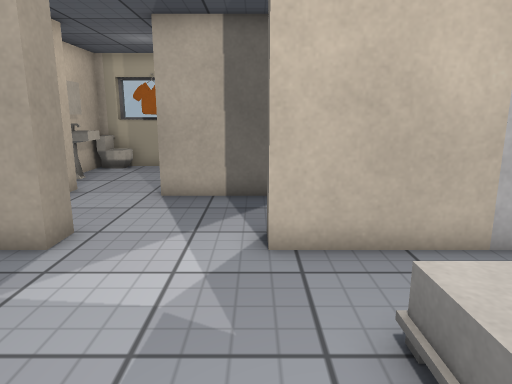
View 1 (above)

22 first-person views from a walk through a scene from a Unity 3-D project. The camera is 1.2 m above the floor, tilts 12° down and sees 70° across. The floor is counted in squares, 0.5 m on a side. Each view is taken from the middle of a square. On the plan, view 1 faces up. The plan holds only what a view shows up to about 20 squares ahead; the rest is blank. The place goes on beyond the plan. The player character is not drawn. Door leaves are left out, so doorways stand open. Some surface patterns are stand-ins.

View 2
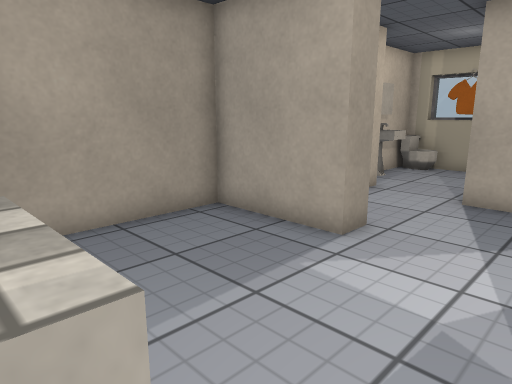

View 3
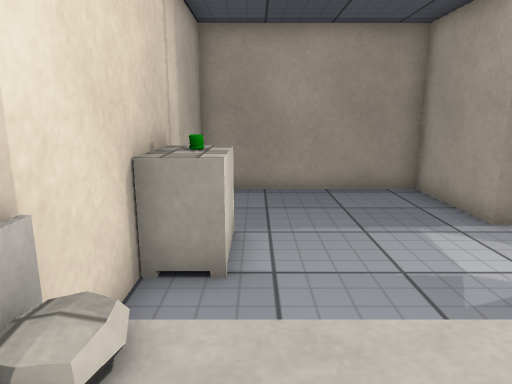

View 4
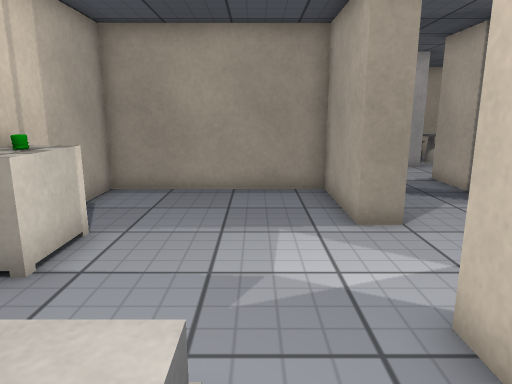

View 5
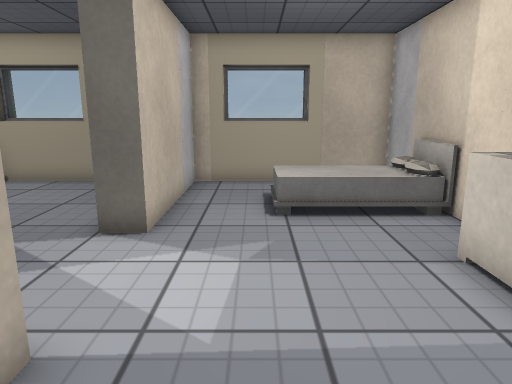

View 6
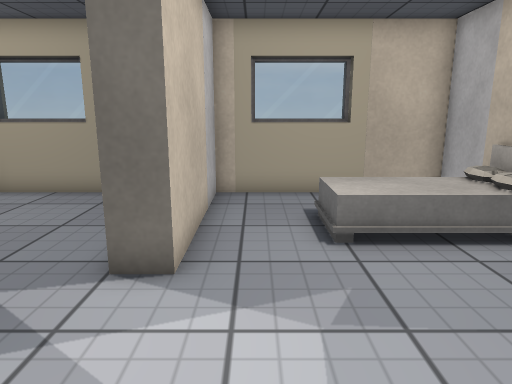

View 7
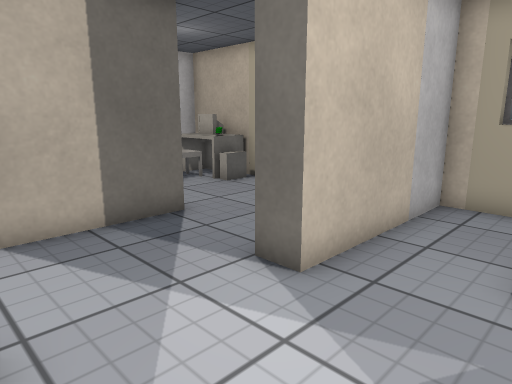

View 8
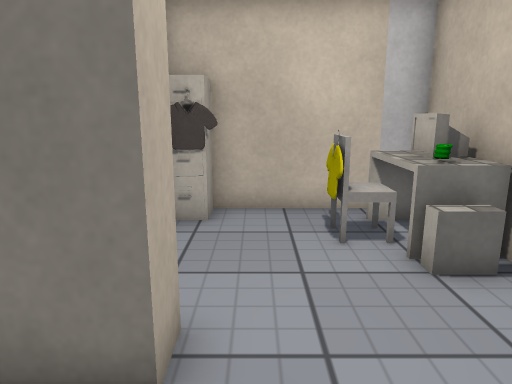

View 9
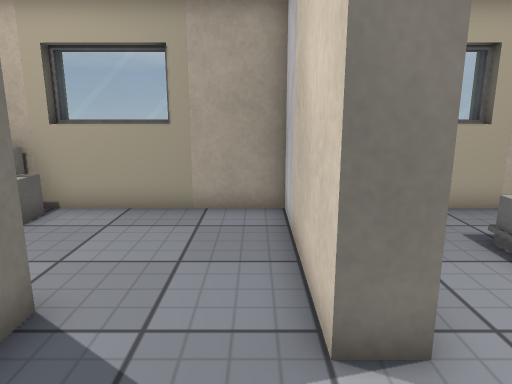

View 10
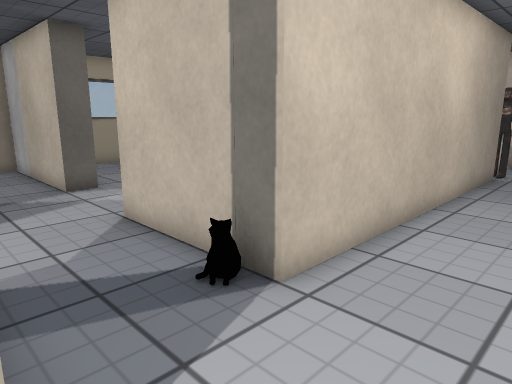

View 11
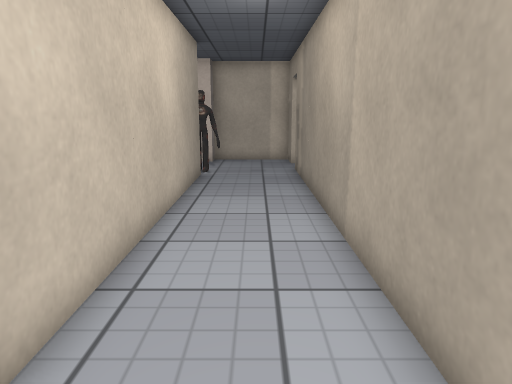

View 12
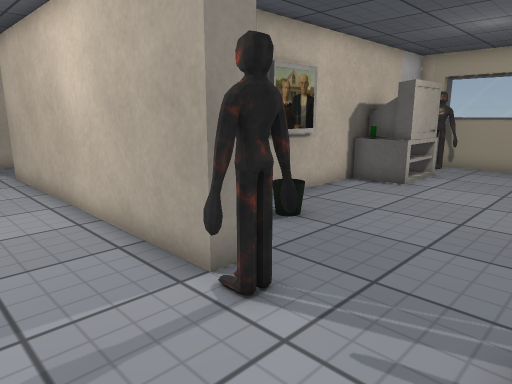

View 13
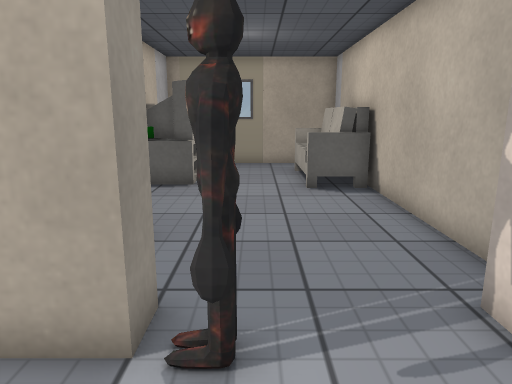

View 14
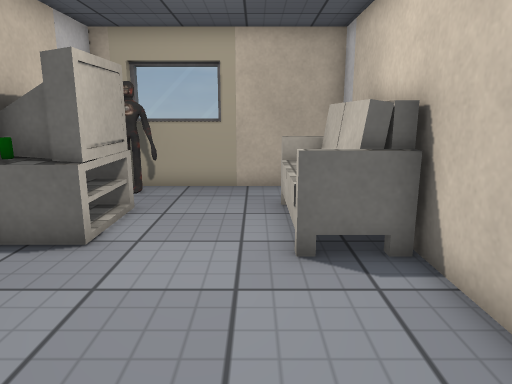

View 15
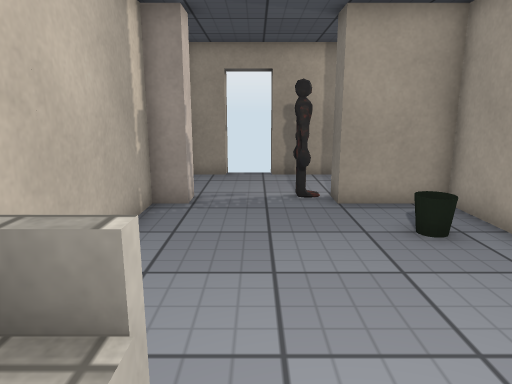

View 16
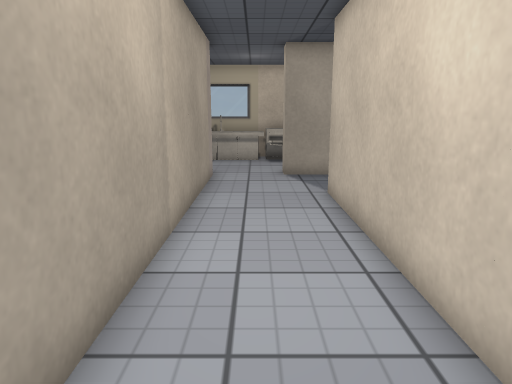

View 17
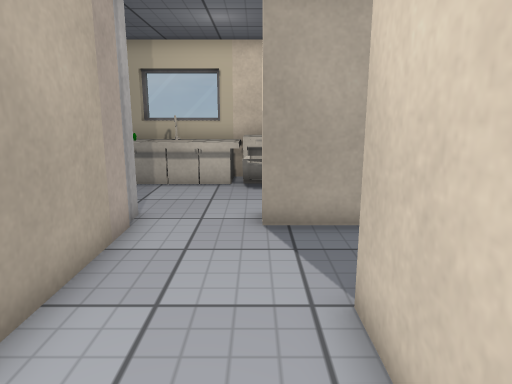

View 18
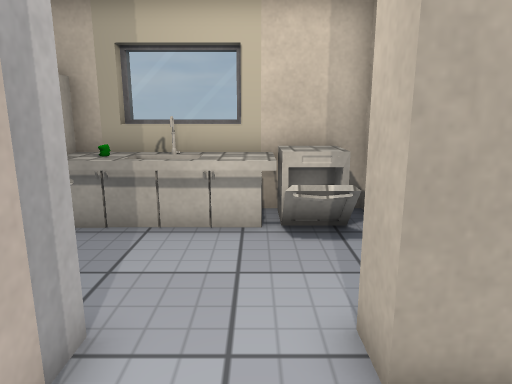

View 19
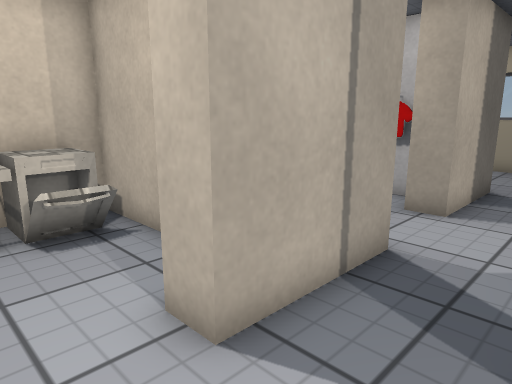

View 20
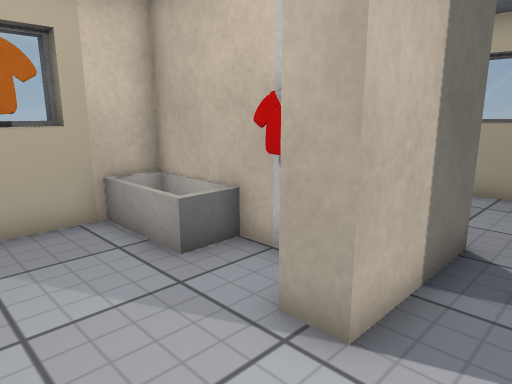

View 21
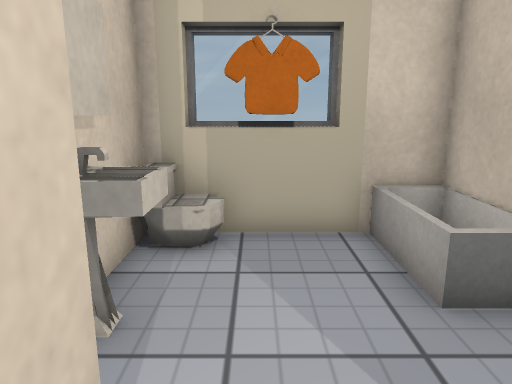

View 22
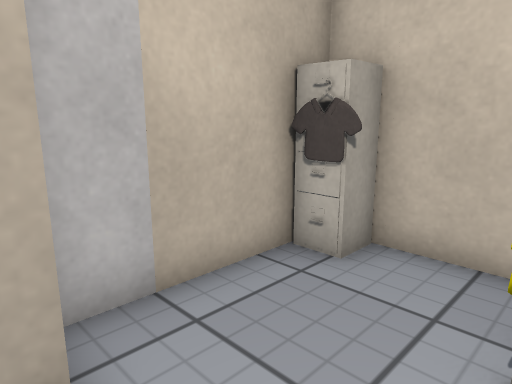

### Floor plan
Ten units are one square. View 1 is at (0, 0); x grows to the right and y downward. Boxes are objects, and circles mark ways between rooms. Rooms are numbered by the first view taken in them; rooms with no view inside come last. Other rooms are left out.
<svg viewBox="-135 -185 206 289">
<path fill="none" stroke="#000" d="M-38 -62 -77 -62 -77 7 62 7 62 -62 2 -62M66 -21 66 -52M11 -119 11 -107M66 -101 66 -132M14 -72 62 -72 62 -145M62 -164 62 -172 -2 -172 -2 -120M5 17 -77 17 -77 48 -87 48 -87 -72 -38 -72 -38 -62M24 38 14 38M-127 82 -127 99 -87 99 -87 89 -77 89 -77 99 62 99 62 30M51 38 53 33 51 31M55 38 51 33M55 38 51 31M55 38 52 31M2 -62 2 -72 14 -72M55 17 34 17M66 59 66 32M-58 -107 -99 -107 -99 -118M-59 -119 -59 -110M11 -107 -29 -107 -29 -118M-127 -116 -127 64M-34 -171 -34 -180M-32 -176 -64 -176M-12 -124 -12 -172 -72 -172 -72 -145M-64 -180 -64 -172"/>
<rect x="-35" y="-15" width="30" height="20" fill="#bbb"><title>dresser</title></rect>
<rect x="5" y="-165" width="10" height="10" fill="#bbb"><title>other object</title></rect>
<rect x="15" y="-165" width="10" height="10" fill="#bbb"><title>cabinet</title></rect>
<rect x="35" y="-155" width="10" height="10" fill="#bbb"><title>chair</title></rect>
<rect x="45" y="-145" width="10" height="10" fill="#bbb"><title>desk</title></rect>
<rect x="45" y="-165" width="20" height="20" fill="#bbb"><title>other object</title></rect>
<rect x="55" y="-165" width="10" height="10" fill="#bbb"><title>desk</title></rect>
<rect x="-95" y="45" width="20" height="20" fill="#bbb"><title>other object</title></rect>
<rect x="-5" y="75" width="50" height="20" fill="#bbb"><title>sofa</title></rect>
<rect x="-5" y="15" width="40" height="30" fill="#bbb"><title>other object</title></rect>
<rect x="5" y="15" width="10" height="10" fill="#bbb"><title>other object</title></rect>
<rect x="-75" y="-145" width="20" height="20" fill="#bbb"><title>other object</title></rect>
<rect x="-25" y="-135" width="20" height="10" fill="#bbb"><title>other object</title></rect>
<circle cx="-20" cy="-65" r="3" fill="#2a7"/>
<circle cx="5" cy="-90" r="3" fill="#2a7"/>
<circle cx="-45" cy="-115" r="3" fill="#2a7"/>
<text x="-10" y="-30">1</text>
<text x="30" y="-120">2</text>
<text x="-50" y="30">3</text>
<text x="-40" y="-150">4</text>
</svg>
Room 1 opens to room 3. Room 2 opens to room 3. Room 3 opens to room 4.

Where each view was taken, in squares from view 1:
view 1: 0 up, 0 right, facing up
view 2: 0 up, 0 right, facing up-left
view 3: 1 up, 4 right, facing left
view 4: 4 up, 4 right, facing left
view 5: 4 up, 7 left, facing right
view 6: 5 up, 5 left, facing right
view 7: 3 up, 4 left, facing up-right
view 8: 8 up, 2 right, facing up
view 9: 8 up, 3 left, facing right
view 10: 11 up, 12 left, facing down-right
view 11: 10 up, 11 left, facing down
view 12: 9 down, 12 left, facing up-right
view 13: 6 down, 12 left, facing right
view 14: 7 down, 6 left, facing right
view 15: 7 down, 2 right, facing left
view 16: 4 down, 11 left, facing up
view 17: 3 up, 10 left, facing up
view 18: 8 up, 11 left, facing up
view 19: 8 up, 12 left, facing up-right
view 20: 9 up, 6 left, facing up-right
view 21: 10 up, 5 left, facing up
view 22: 11 up, 4 right, facing up-left
